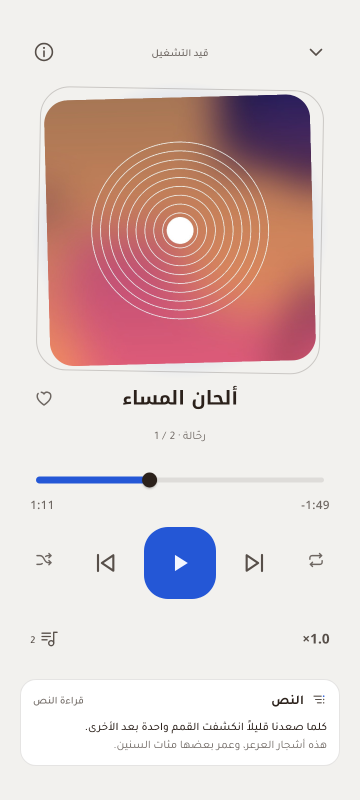
#> input picture docs/screenshots/phone-audio-ar-day.png, 720 x 1600 px, given in place of phone-library-en-day.png, which was not available (shown at 1/2 size)
$ python frame.py
#> lines starting #> are read from the running program, lines starting #| are printed output that depends on the picture; after the words box and inside, x2 and y2 are one past the last pixel; in counts of white or black regions, pixels touching at a corner belong together
"""Puts the screenshots in frames and lays them out for the READMEs.

The phone shots go into a phone body with its status bar and gesture bar,
the Windows shots into a window with rounded corners, each with a soft
shadow, on the app's own ground. Run after the screenshot tests:

    python tool/screenshots/frame.py
"""
import os

from PIL import Image, ImageDraw, ImageFilter, ImageFont

HERE = os.path.dirname(os.path.abspath(__file__))
ROOT = os.path.dirname(os.path.dirname(HERE))
SHOTS = os.path.join(ROOT, 'docs', 'screenshots')
FONT = os.path.join(ROOT, 'packages', 'vh_ui', 'assets', 'fonts',
                    'NotoSans-Medium.ttf')

GROUND = (242, 241, 238)       # VhPalette.desktopDay.bg
BODY = (28, 24, 21)            # the phone's edge, near the ink
SHADOW = (43, 33, 27)

# A phone shot is 720 x 1600 pixels: 360 x 800 points at twice.
STATUS_H = 56                  # the shots leave this much for the bar
BEZEL = 14
SCREEN_RADIUS = 58


def shot(name):
    return Image.open(os.path.join(SHOTS, name + '.png')).convert('RGB')


def is_dark(img, box):
    region = img.crop(box).resize((1, 1))
    r, g, b = region.getpixel((0, 0))
    return (0.2126 * r + 0.7152 * g + 0.0722 * b) < 128


def rounded_mask(size, radius):
    mask = Image.new('L', size, 0)
    ImageDraw.Draw(mask).rounded_rectangle((0, 0, size[0] - 1, size[1] - 1),
                                           radius, fill=255)
    return mask


def status_bar(draw, width, ink, time='10:24'):
    font = ImageFont.truetype(FONT, 26)
    draw.text((44, 14), time, font=font, fill=ink)
    x = width - 44
    # Battery.
    draw.rounded_rectangle((x - 30, 20, x, 38), 4, outline=ink, width=3)
    draw.rectangle((x - 26, 24, x - 8, 34), fill=ink)
    draw.rectangle((x + 2, 25, x + 5, 33), fill=ink)
    # Signal.
    sx = x - 76
    for i in range(4):
        h = 6 + i * 5
        draw.rectangle((sx + i * 7, 38 - h, sx + i * 7 + 4, 38), fill=ink)
    # Wi-Fi: three arcs and a dot.
    wx, wy = x - 112, 40
    for r in (8, 15, 22):
        draw.arc((wx - r, wy - r, wx + r, wy + r), 225, 315, fill=ink, width=3)
    draw.ellipse((wx - 3, wy - 3, wx + 3, wy + 3), fill=ink)


def phone(name):
    """The shot in a phone body, transparent around it."""
    return phone_of(shot(name))


def phone_of(image):
    """[image], a phone screen, in the phone body."""
    screen = image.convert('RGB').copy()
    w, h = screen.size
    draw = ImageDraw.Draw(screen)
    top_dark = is_dark(screen, (0, 0, w, STATUS_H))
    status_bar(draw, w, (245, 242, 238) if top_dark else (43, 33, 27))
    bottom_dark = is_dark(screen, (0, h - 36, w, h))
    pill = (235, 232, 228) if bottom_dark else (43, 33, 27)
    draw.rounded_rectangle((w // 2 - 70, h - 20, w // 2 + 70, h - 12), 4,
                           fill=pill)

    outer = (w + BEZEL * 2, h + BEZEL * 2)
    body = Image.new('RGBA', outer, (0, 0, 0, 0))
    edge = Image.new('RGBA', outer, BODY + (255,))
    body.paste(edge, (0, 0), rounded_mask(outer, SCREEN_RADIUS + BEZEL))
    body.paste(screen, (BEZEL, BEZEL), rounded_mask((w, h), SCREEN_RADIUS))
    return body


def tablet(name):
    """The shot in a tablet body: the phone's, with a wider edge."""
    screen = shot(name).copy()
    w, h = screen.size
    draw = ImageDraw.Draw(screen)
    top_dark = is_dark(screen, (0, 0, w, STATUS_H))
    status_bar(draw, w, (245, 242, 238) if top_dark else (43, 33, 27))
    edge, radius = 26, 44
    outer = (w + edge * 2, h + edge * 2)
    body = Image.new('RGBA', outer, (0, 0, 0, 0))
    plate = Image.new('RGBA', outer, BODY + (255,))
    body.paste(plate, (0, 0), rounded_mask(outer, radius + edge))
    body.paste(screen, (edge, edge), rounded_mask((w, h), radius))
    return body


def window(name):
    """The shot in a window with rounded corners and a hairline."""
    img = shot(name)
    w, h = img.size
    radius = 14
    body = Image.new('RGBA', (w + 2, h + 2), (0, 0, 0, 0))
    edge = Image.new('RGBA', body.size, (60, 52, 46, 255))
    body.paste(edge, (0, 0), rounded_mask(body.size, radius + 1))
    body.paste(img, (1, 1), rounded_mask((w, h), radius))
    return body


def shadow_of(piece, blur, alpha):
    mask = piece.split()[-1].point(lambda v: alpha if v else 0)
    shade = Image.new('RGBA', piece.size, SHADOW + (0,))
    shade.putalpha(mask)
    pad = blur * 3
    canvas = Image.new('RGBA', (piece.width + pad * 2, piece.height + pad * 2),
                       (0, 0, 0, 0))
    canvas.paste(shade, (pad, pad), shade)
    return canvas.filter(ImageFilter.GaussianBlur(blur)), pad


def compose(pieces, gap, offsets, margin, out, width):
    """[pieces] side by side, each lowered by its offset, with shadows."""
    pw = sum(p.width for p in pieces) + gap * (len(pieces) - 1)
    ph = max(p.height + o for p, o in zip(pieces, offsets))
    canvas = Image.new('RGBA', (pw + margin * 2, ph + margin * 2),
                       GROUND + (255,))
    x = margin
    for piece, offset in zip(pieces, offsets):
        shade, pad = shadow_of(piece, 26, 70)
        canvas.alpha_composite(shade, (x - pad, margin + offset - pad + 22))
        canvas.alpha_composite(piece, (x, margin + offset))
        x += piece.width + gap
    scale = width / canvas.width
    final = canvas.convert('RGB').resize(
        (width, round(canvas.height * scale)), Image.LANCZOS)
    final.save(os.path.join(SHOTS, out), quality=88, optimize=True)
    print(out, final.size)


def phones(names, out):
    pieces = [phone(n) for n in names]
    compose(pieces, 90, [0, 80, 0, 80][:len(pieces)], 110, out, 2000)


def tablets(names, out):
    """Side by side at one height, the wide one first."""
    pieces = [tablet(n) for n in names]
    height = max(p.height for p in pieces)
    pieces = [p.resize((round(p.width * height / p.height), height), Image.LANCZOS)
              for p in pieces]
    compose(pieces, 90, [0] * len(pieces), 100, out, 2200)


def windows(names, out):
    pieces = [window(n) for n in names]
    compose(pieces, 80, [0] * len(pieces), 90, out, 2200)


if __name__ == '__main__':
    for lang in ('en', 'ar'):
        phones([f'phone-library-{lang}-day', f'phone-video-{lang}-day',
                f'phone-audio-{lang}-night', f'phone-channels-{lang}-day'],
               f'hero-{lang}.jpg')
#> in is_dark, `r, g, b = region.getpixel((0, 0))`: r = 242; g = 241; b = 238
#> in phone_of, `top_dark = is_dark(screen, (0, 0, w, STATUS_H))`: top_dark = False
#> in phone_of, `pill = (235, 232, 228) if bottom_dark else (43, 33, 27)`: pill = (43, 33, 27)
#> in phone_of, `body = Image.new('RGBA', outer, (0, 0, 0, 0))`: body: PIL image 748x1628 RGBA; every value is 0
#> in rounded_mask, `mask = Image.new('L', size, 0)`: mask: PIL image 748x1628 L; every value is 0
#> in rounded_mask, `ImageDraw.Draw(mask).rounded_rectangle((0, 0, size[0] - 1, size[1] - 1..`:
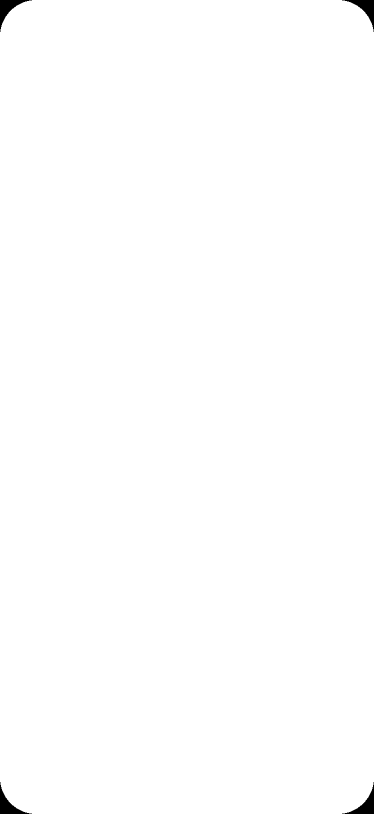
#> mask: PIL image 748x1628 L (shown at 1/2 size); 99.6% white; 4 black regions, box (x1, y1, x2, y2) and area: (0, 0, 64, 64) 1133, (684, 0, 748, 64) 1133, (0, 1564, 64, 1628) 1133, (684, 1564, 748, 1628) 1133
#> in rounded_mask (call 2), `mask = Image.new('L', size, 0)`: mask: PIL image 720x1600 L; every value is 0
#> in rounded_mask (call 2), `ImageDraw.Draw(mask).rounded_rectangle((0, 0, size[0] - 1, size[1] - 1..`: mask: PIL image 720x1600 L; 99.7% white; 4 black regions, box (x1, y1, x2, y2) and area: (0, 0, 51, 51) 739, (669, 0, 720, 51) 739, (0, 1549, 51, 1600) 739, (669, 1549, 720, 1600) 739
#> call 2 of shot, with name = 'phone-video-en-day'
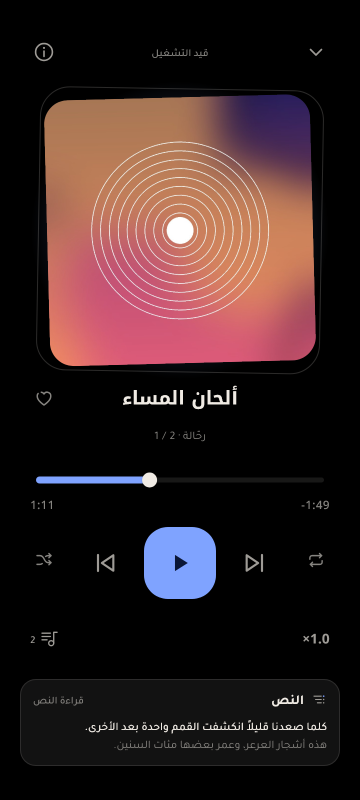
#> input picture docs/screenshots/phone-audio-ar-night.png, 720 x 1600 px, given in place of phone-video-en-day.png, which was not available (shown at 1/2 size)
#> call 3 of shot, with name = 'phone-audio-en-night'
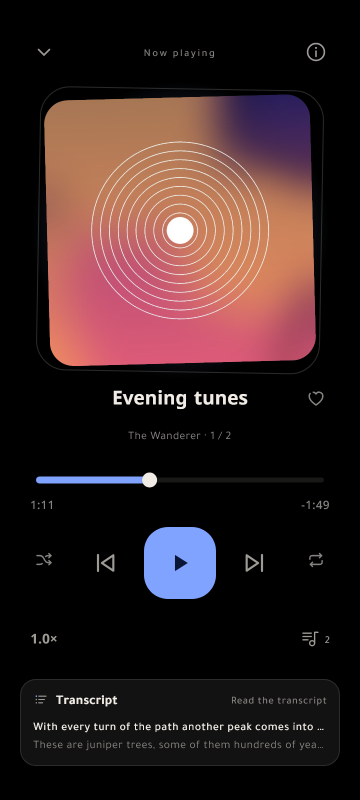
#> input picture docs/screenshots/phone-audio-en-night.png, 720 x 1600 px (shown at 1/2 size)
#> in phones, `pieces = [phone(n) for n in names]`: pieces = 4 items
#> in compose, `pw = sum(p.width for p in pieces) + gap * (len(pieces) - 1)`: pw = 3262
#> in compose, `ph = max(p.height + o for p, o in zip(pieces, offsets))`: ph = 1708
#> the loop in compose, `for piece, offset in zip(pieces, offsets):` made 4 passes
#> (offset, x) on passes 1 to 4: (0, 948), (80, 1786), (0, 2624), (80, 3462)
#> pass 1, in compose, `shade, pad = shadow_of(piece, 26, 70)`:
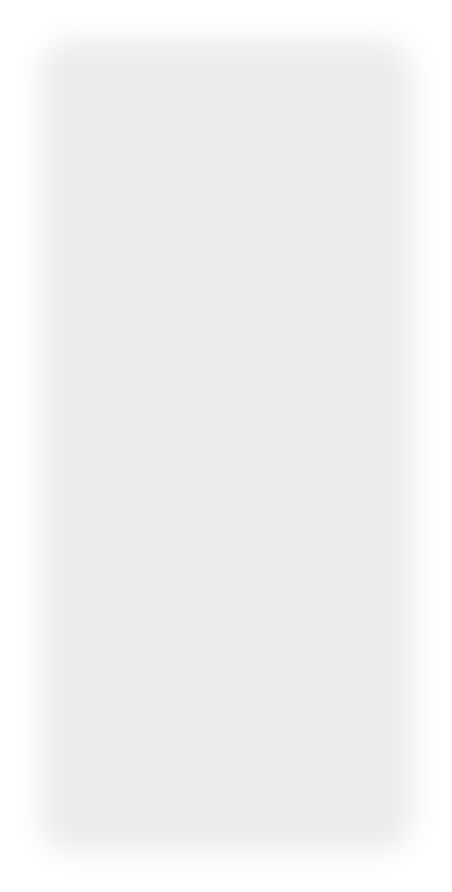
#> shade: PIL image 904x1784 RGBA (shown at 1/2 size); mean R, G, B, A 9.03, 6.77, 5.27, 14.29; transparent parts drawn white
#> after the loop in compose, `for piece, offset in zip(pieces, offsets):`:
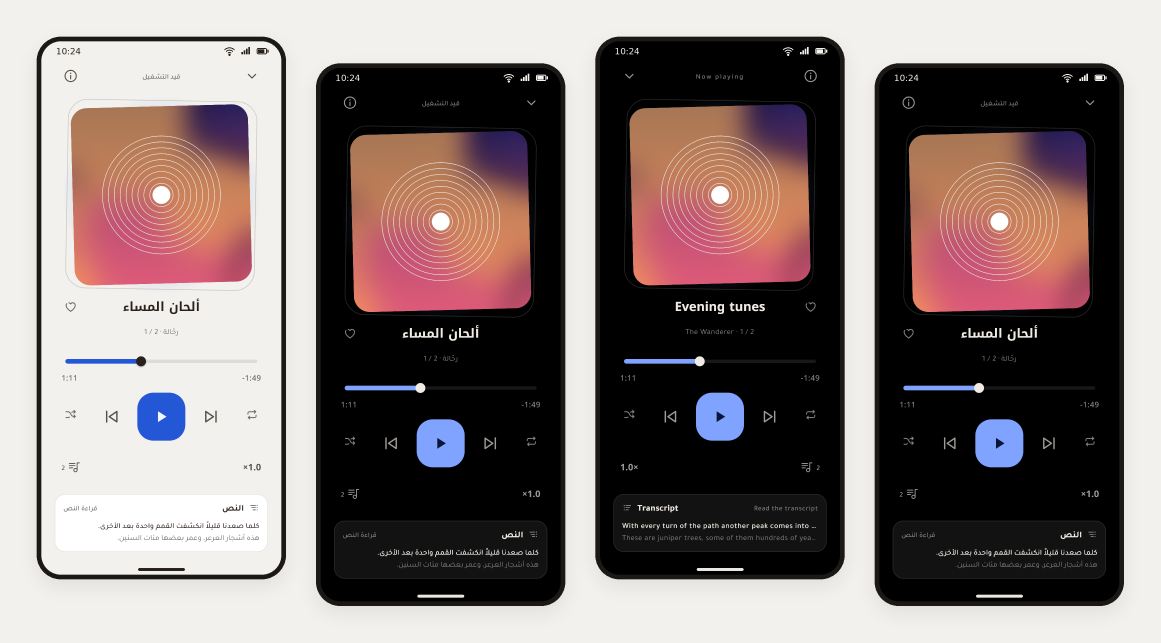
#> canvas: PIL image 3482x1928 RGBA (shown at 1/3 size); mean R, G, B, A 132.5, 119.8, 118.7, 255
#> after the loop in compose, `for piece, offset in zip(pieces, offsets):`: x = 3462
#| hero-en.jpg (2000, 1107)
        phones([f'phone-audio-{lang}-day', f'phone-pc-{lang}-day',
                f'phone-video-{lang}-night', f'phone-languages-{lang}-day'],
               f'more-{lang}.jpg')
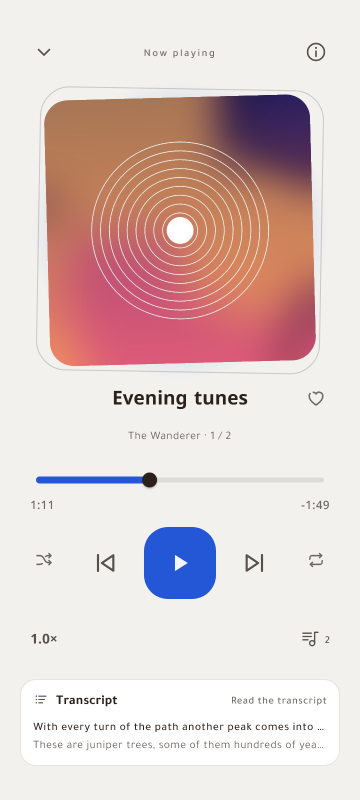
#> input picture docs/screenshots/phone-audio-en-day.png, 720 x 1600 px (shown at 1/2 size)
#> in phone_of (call 5), `top_dark = is_dark(screen, (0, 0, w, STATUS_H))`: top_dark = False
#> in phone_of (call 5), `pill = (235, 232, 228) if bottom_dark else (43, 33, 27)`: pill = (43, 33, 27)
#> in phone_of (call 5), `body.paste(screen, (BEZEL, BEZEL), rounded_mask((w, h), SCREEN_RADIUS))`:
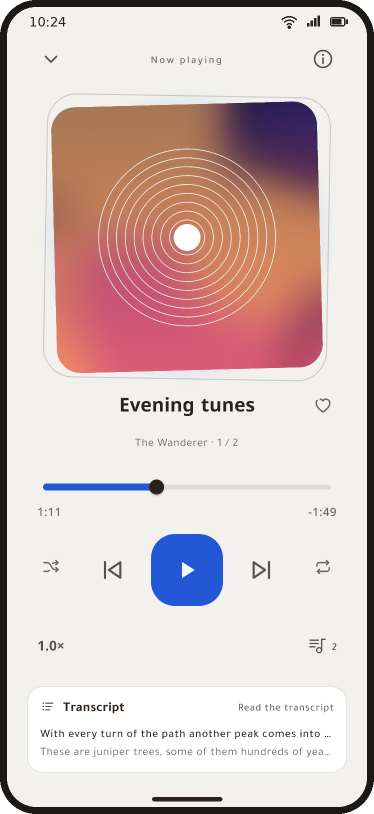
#> body: PIL image 748x1628 RGBA (shown at 1/2 size); mean R, G, B, A 211.5, 194.1, 192.8, 254.1; transparent parts drawn white
#> (the run stopped early here; a loop or call above may not have finished)
